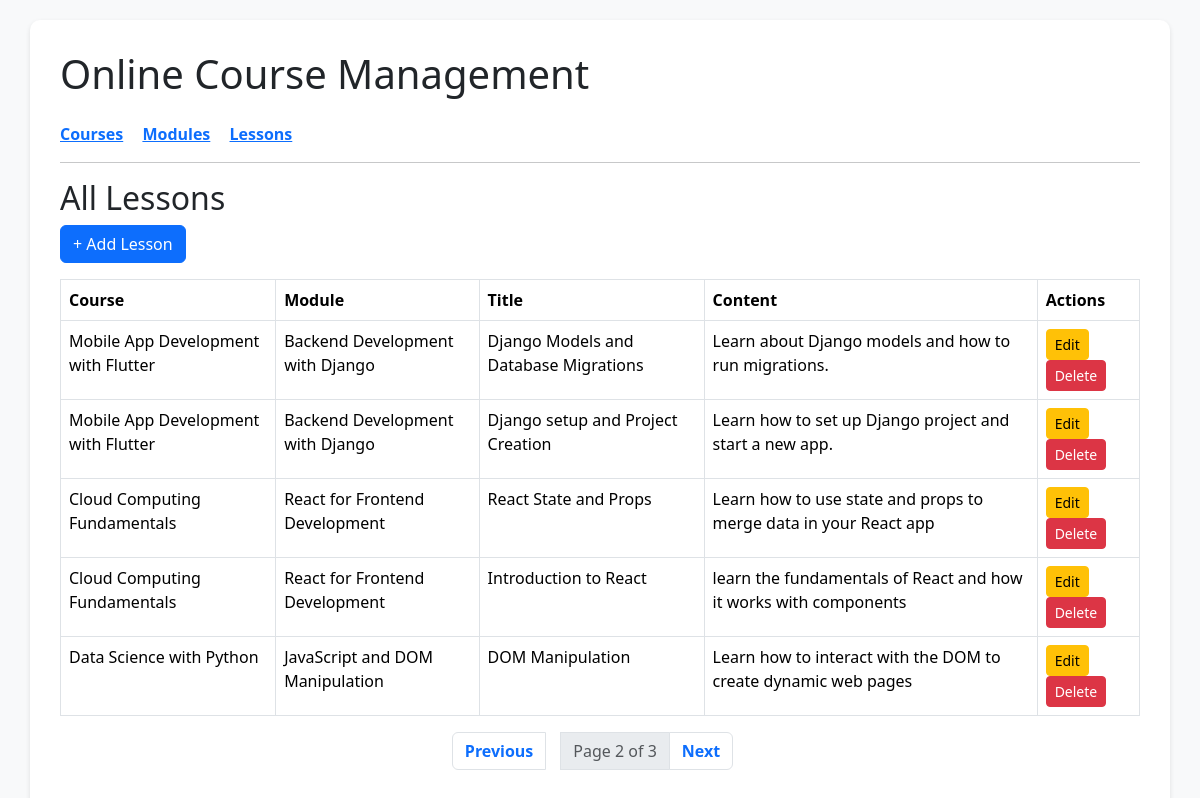
The page /lessons/?page=2 on the database its author committed.
### core/models.py (models this page shows, shortened)
class Course(models.Model):
    id = models.UUIDField(primary_key=True, default=uuid.uuid4, editable=False)
    name = models.CharField(max_length=200)
    description = models.TextField()
    duration = models.CharField(max_length=100)
    created_at = models.DateTimeField(auto_now_add=True)

class Module(models.Model):
    id = models.UUIDField(primary_key=True, default=uuid.uuid4, editable=False)
    course = models.ForeignKey(Course, on_delete=models.CASCADE , related_name='modules')
    title = models.CharField(max_length=200)
    description = models.TextField()
    sequence_order = models.PositiveBigIntegerField()

class Lesson(models.Model):
    id = models.UUIDField(primary_key=True, default=uuid.uuid4, editable=False)
    module = models.ForeignKey(Module, on_delete=models.CASCADE, related_name='lessons')
    title = models.CharField(max_length=200)
    content = models.TextField()
    video_url = models.URLField(blank=True, null=True)
    created_at = models.DateTimeField(auto_now_add=True)

### core/views.py (the view)
# urls.py: path('lessons/', LessonListView.as_view(), name='lesson-list'),
class LessonListView(ListView):
    model = Lesson
    template_name = 'core/lesson_list.html'
    context_object_name = 'lessons'
    paginate_by = 5  # Number of lessons per page
    def get_context_data(self, **kwargs):
        context = super().get_context_data(**kwargs)
        page = self.request.GET.get('page', 1)
        per_page = self.paginate_by  # Use paginate_by to decide how many items per page
        lesson_data = LessonService.get_all(page, per_page)
        context['lessons'] = lesson_data['data']  # Lessons data for the current page
        context['page_obj'] = lesson_data['page_obj']  # Pagination info for the template
        return context

### core/services.py (called while the page is built)
    @staticmethod
    def get_all(page=1, per_page=5):
        queryset = Lesson.objects.all().order_by('-created_at')  # optional ordering
        paginator = Paginator(queryset, per_page)
        paginated_qs = paginator.get_page(page)
        return {
            'data': LessonSerializer(paginated_qs, many=True).data,
            'total_pages': paginator.num_pages,
            'current_page': page,
            'page_obj': paginated_qs  # ✅ added for template pagination
        }

### core/templates/core/lesson_list.html
{% extends 'core/base.html' %}
{% block content %}
<h2>All Lessons</h2>
<a class="btn btn-primary mb-3" href="{% url 'lesson-create' %}">+ Add Lesson</a>
<table class="table table-bordered">
    <thead>
        <tr>
            <th>Course</th>
            <th>Module</th>
            <th>Title</th>
            <th>Content</th>
            <th>Actions</th>
        </tr>
    </thead>
    <tbody>
        {% for lesson in lessons %}
        <tr>
            <td>{{ lesson.course_title }}</td>
            <td>{{ lesson.module_title }}</td>
            <td>{{ lesson.title }}</td>
            <td>{{ lesson.content }}</td>
            <td>
                <a class="btn btn-warning btn-sm" href="{% url 'lesson-update' lesson.id %}">Edit</a>
                <a class="btn btn-danger btn-sm" href="{% url 'lesson-delete' lesson.id %}">Delete</a>
            </td>
        </tr>
        {% empty %}
        <tr><td colspan="5" class="text-center">No lessons found.</td></tr>
        {% endfor %}
    </tbody>
</table>
{% include 'core/pagination.html' with page_obj=page_obj %}
{% endblock %}

### core/templates/core/base.html (style rules this page uses)
body { padding: 20px; background: #f8f9fa; }

### rows shown on the page
Course: course_title "Mobile App Development with Flutter" "Mobile App Development with Flutter"
Module: module_title "Backend Development with Django" "Backend Development with Django"
Lesson: title "Django Models and Database Migrations", content "Learn about Django models and how to run migrations."
Lesson: title "Django setup and Project Creation", content "Learn how to set up Django project and start a new app."
Course: course_title "Cloud Computing Fundamentals" "Cloud Computing Fundamentals"
Module: module_title "React for Frontend Development" "React for Frontend Development"
Lesson: title "React State and Props", content "Learn how to use state and props to merge data in your React app"
Lesson: title "Introduction to React", content "learn the fundamentals of React and how it works with components"
Course: course_title "Data Science with Python"
Module: module_title "JavaScript and DOM Manipulation"
Lesson: title "DOM Manipulation", content "Learn how to interact with the DOM to create dynamic web pages"

### other values the page prints
{{ page_obj.number }} "2"
{{ page_obj.paginator.num_pages }} "3"
